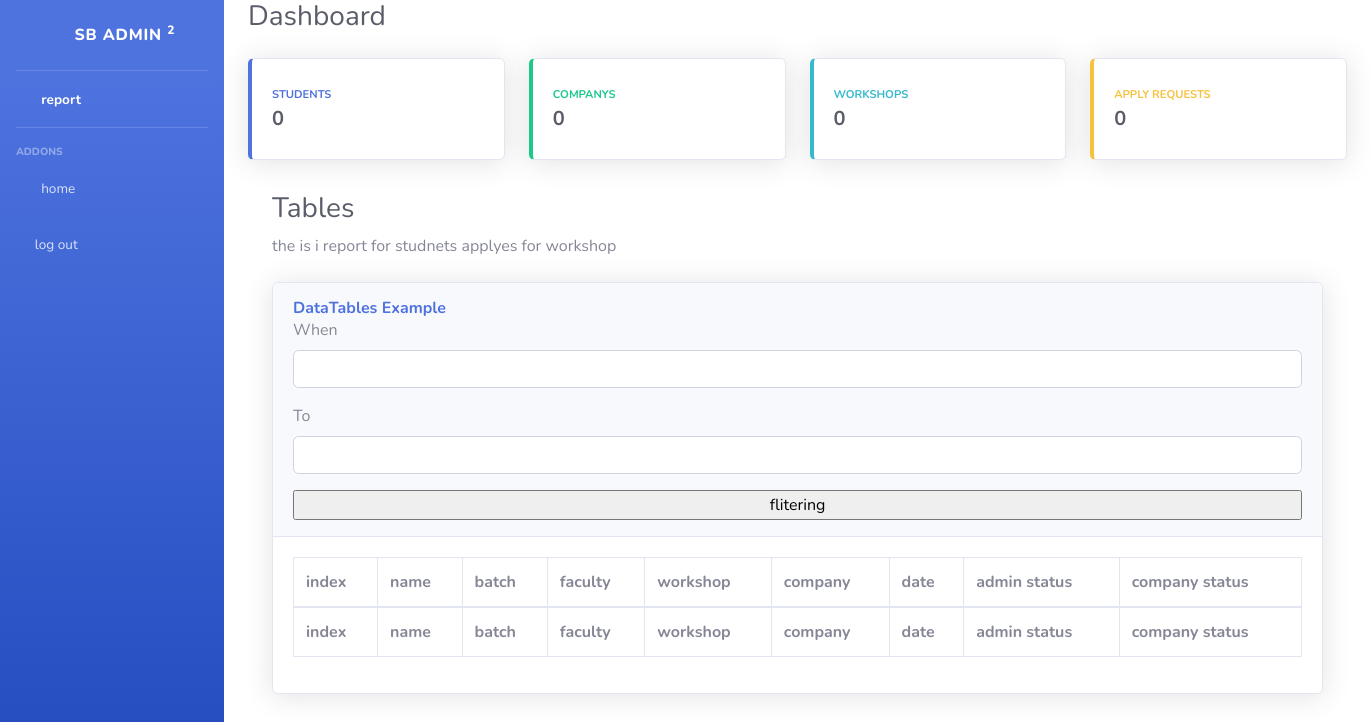
The page /reports/ on the database as committed earlier.
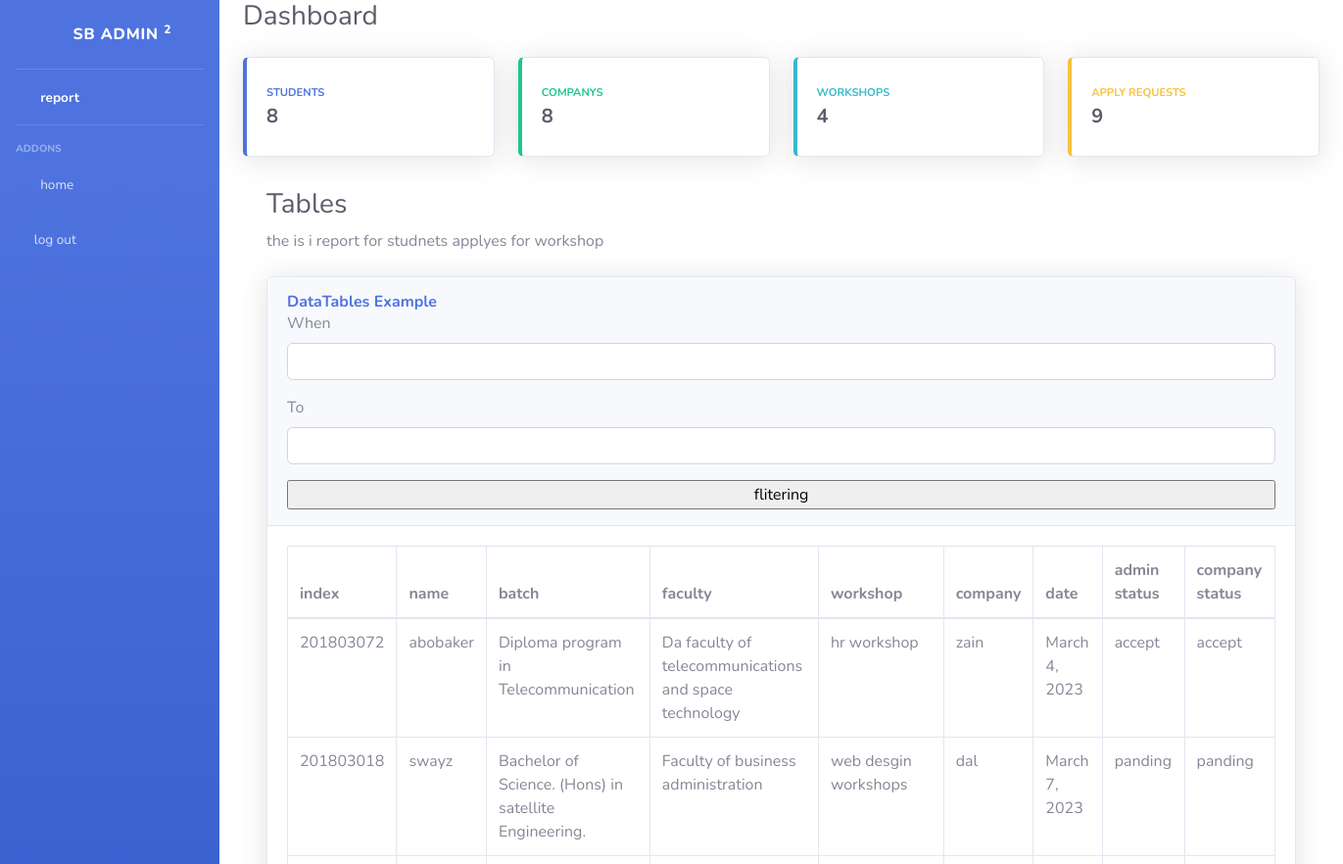
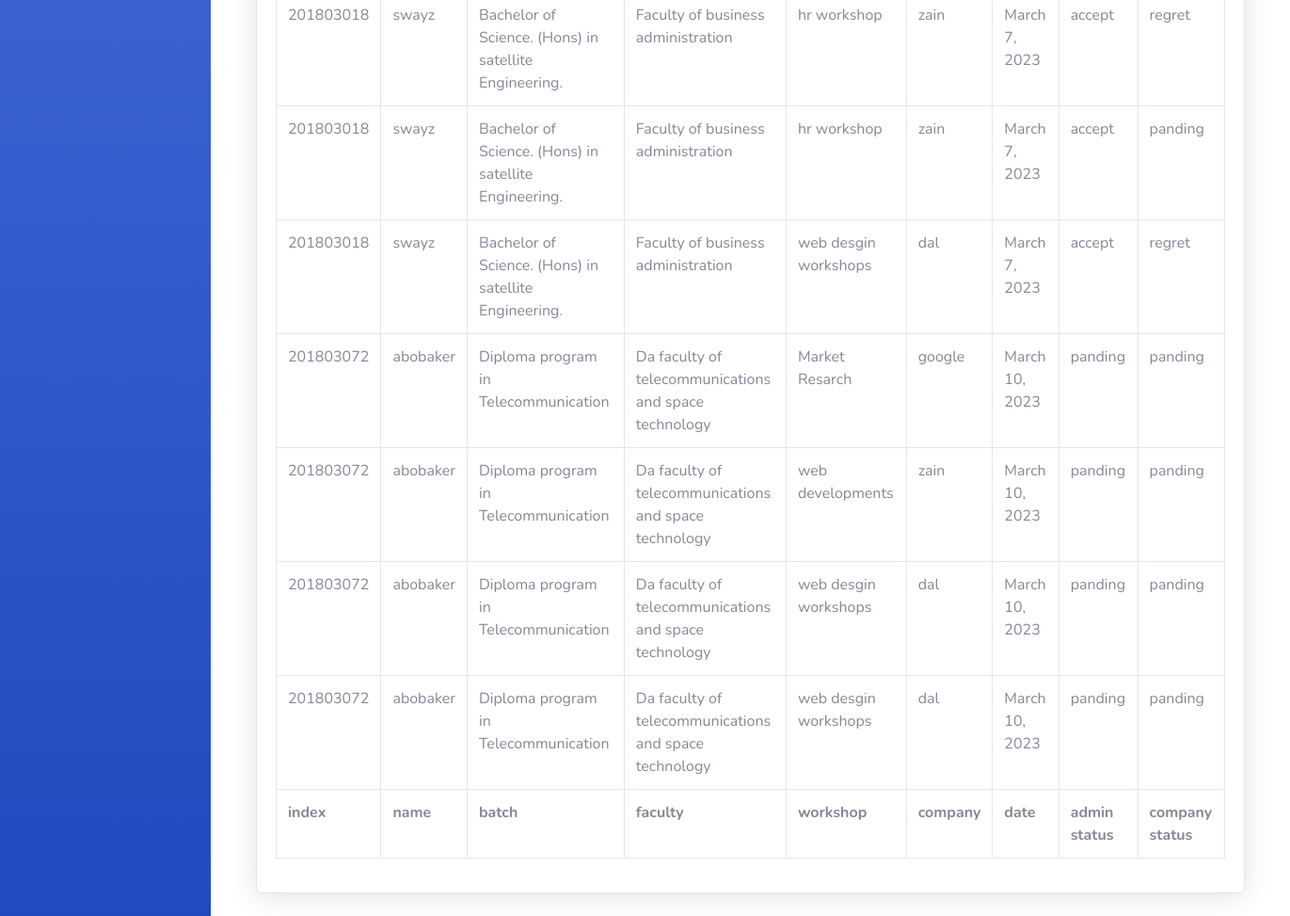
The same page on the database as committed later (2 pictures, top to bottom).
### job/models.py (models this page shows, shortened)
class Apply(models.Model):
    student = models.ForeignKey(Student, related_name = 'student_apply',on_delete= models.SET_NULL, null = True , blank = True)
    job = models.ForeignKey(Job, related_name='job_apply',on_delete= models.SET_NULL , null = True , blank = True)
    status = models.CharField(max_length=25,choices=status,null=True,blank=True)
    cover_letter = models.TextField(max_length=50)
    date = models.DateField(default=timezone.now)
    status_company = models.CharField(max_length=10, choices=COMPANY, null=True, blank=True)

class Job(models.Model):  # table
    owner = models.ForeignKey(Company, related_name="job_owner", on_delete=models.CASCADE)
    description = models.TextField(max_length=250)
    title = models.CharField(max_length=100)  #
    published_at = models.DateTimeField(auto_now=True)
    Vacancy = models.IntegerField(default=1)
    category = models.ForeignKey("Category", on_delete=models.CASCADE)
    Responsibility = models.TextField(max_length=250)
    Benefits = models.TextField(max_length=250)
    slug = models.SlugField(blank=True, null=True)
    location = models.CharField(max_length=20)
    def __str__(self):
        return self.title

### accounts/models.py (models this page shows, shortened)
class User(AbstractUser):
    class Role(models.TextChoices):
        ADMIN = "ADMIN", "Admin"
        STUDENT = "STUDENT", "Student"
        COMPANY = "COMPANY", "Company"
    base_role = Role.ADMIN
    role = models.CharField(max_length=50, choices=Role.choices)

class StudentProfile(models.Model):
    user = models.OneToOneField(Student, on_delete=models.CASCADE, related_name='studnet_proflie')
    name = models.CharField(max_length=45)
    faculty = models.ForeignKey('Faculty',on_delete=models.SET_NULL,null=True,blank=True,related_name='students_faculty')
    batches = models.ForeignKey('Batches',on_delete=models.SET_NULL,null=True,blank=True,related_name='students_batches')
    phone_number = models.CharField(max_length=14,null=True,blank=True,default='')
    cgpa = models.FloatField(null=True,blank=True, default=0)
    email = models.EmailField(max_length=20)

class Batches(models.Model):
    name = models.CharField(max_length=200)
    def __str__(self) -> str:
        return self.name

class Faculty(models.Model):
    name = models.CharField(max_length=800)
    def __str__(self) -> str:
        return self.name

### dashborad/views.py (the view)
# urls.py: path('' ,home, name = 'report'),
def home(request):
    workshops = Job.objects.all().count()
    applyes = Apply.objects.all().count()
    stundets = Student.objects.all().count()
    companys = Company.objects.all().count()
    form = DateRangeForm(request.POST or None)
    if form.is_valid():
        when = form.cleaned_data['when']
        to = form.cleaned_data['to']
        my_objects = Apply.objects.filter(date__range=[when, to])
    else:
        my_objects = Apply.objects.all()
    context = {'workshops':workshops,'applyes':applyes,'stundets':stundets,'companys':companys,'form': form, 'info': my_objects}
    return render(request , 'dashborad/home.html',context)

### dashborad/form.py (shortened to what this page needs)
class DateRangeForm(forms.Form):
    when = forms.DateField(input_formats=['%m/%d/%Y'])
    to = forms.DateField(input_formats=['%m/%d/%Y'])

### dashborad/templates/dashborad/home.html (shortened to what this page needs)
{% extends "dashborad_base.html" %}
{% block  admin %}
{% load bootstrap4 %}
                <div class="container-fluid">
                    <div class="d-sm-flex align-items-center justify-content-between mb-4">
                        <h1 class="h3 mb-0 text-gray-800">Dashboard</h1>
                    </div>
                    <div class="row">
                        <div class="col-xl-3 col-md-6 mb-4">
                            <div class="card border-left-primary shadow h-100 py-2">
                                <div class="card-body">
                                    <div class="row no-gutters align-items-center">
                                        <div class="col mr-2">
                                            <div class="text-xs font-weight-bold text-primary text-uppercase mb-1">
                                                Students</div>
                                            <div class="h5 mb-0 font-weight-bold text-gray-800">{{stundets}}</div>
                                        </div>
                                        <div class="col-auto">
                                            <i class="fas fa-users fa-2x text-gray-300"></i>
                                        </div>
                                    </div>
                                </div>
                            </div>
                        </div>
                        <div class="col-xl-3 col-md-6 mb-4">
                            <div class="card border-left-success shadow h-100 py-2">
                                <div class="card-body">
                                    <div class="row no-gutters align-items-center">
                                        <div class="col mr-2">
                                            <div class="text-xs font-weight-bold text-success text-uppercase mb-1">
                                                companys</div>
                                            <div class="h5 mb-0 font-weight-bold text-gray-800">{{companys}}</div>
                                        </div>
                                        <div class="col-auto">
                                            <i class="fas fa-user fa-2x text-gray-300"></i>
                                        </div>
                                    </div>
                                </div>
                            </div>
                        </div>
                        <div class="col-xl-3 col-md-6 mb-4">
                            <div class="card border-left-info shadow h-100 py-2">
                                <div class="card-body">
                                    <div class="row no-gutters align-items-center">
                                        <div class="col mr-2">
                                            <div class="text-xs font-weight-bold text-info text-uppercase mb-1">workshops
                                            </div>
                                            <div class="row no-gutters align-items-center">
                                                <div class="col-auto">
                                                    <div class="h5 mb-0 mr-3 font-weight-bold text-gray-800">{{workshops}}</div>
                                                </div>
                                            </div>
                                        </div>
                                        <div class="col-auto">
                                            <i class="fas fa-clipboard-list fa-2x text-gray-300"></i>
                                        </div>
                                    </div>
                                </div>
                            </div>
                        </div>
                        <div class="col-xl-3 col-md-6 mb-4">
                            <div class="card border-left-warning shadow h-100 py-2">
                                <div class="card-body">
                                    <div class="row no-gutters align-items-center">
                                        <div class="col mr-2">
                                            <div class="text-xs font-weight-bold text-warning text-uppercase mb-1">
                                                Apply Requests</div>
                                            <div class="h5 mb-0 font-weight-bold text-gray-800">{{applyes}}</div>
                                        </div>
                                        <div class="col-auto">
                                            <i class="fas fa-comments fa-2x text-gray-300"></i>
                                        </div>
                                    </div>
                                </div>
                            </div>
                        </div>
                    </div>
                <div class="container-fluid">
                    <h1 class="h3 mb-2 mt-2 text-gray-800">Tables</h1>
                    <p class="mb-4">the is i report for studnets applyes for workshop</a></p>
                    <div class="card shadow mb-4">
                        <div class="card-header py-3">
                            <h6 class="m-0 font-weight-bold text-primary">DataTables Example</h6>
                            <form method="post">
                                {% bootstrap_form form %}
                                <input type="submit" value="flitering" class="boxed-btn3 w-100"/>
                              </form>
                        </div>
                        <div class="card-body">
                            <div class="table-responsive">
                                <table class="table table-bordered" id="dataTable" width="100%" cellspacing="0">
                                    <thead>
                                        <tr>
                                            <th>index</th>
                                            <th>name</th>
                                            <th>batch</th>
                                            <th>faculty</th>
                                            <th>workshop</th>
                                            <th>company</th>
                                            <th>date</th>
                                            <th>admin status</th>
                                            <th>company status</th>
                                        </tr>
                                    </thead>
                                    <tfoot>
                                        <tr>
                                            <th>index</th>
                                            <th>name</th>
                                            <th>batch</th>
                                            <th>faculty</th>
                                            <th>workshop</th>
                                            <th>company</th>
                                            <th>date</th>
                                            <th>admin status</th>
                                            <th>company status</th>
                                        </tr>
                                    </tfoot>
                                    <tbody>
                                        {% for obj in info %}
                                        <tr>
                                            <td>{{obj.student}}</td>
                                            <td>{{obj.student.studnet_proflie.name}}</td>
                                            <td>{{obj.student.studnet_proflie.batches}}</td>
                                            <td>{{obj.student.studnet_proflie.faculty}}</td>
                                            <td>{{obj.job}}</td>
                                            <td>{{obj.job.owner}}</td>
                                            <td>{{obj.date}}</td>
                                            {% if obj.status != 'accept' and obj.status != 'regret' %}
                                            <td>panding</td>
                                            {% else %}
                                            <td>{{obj.status}}</td>
                                            {% endif %}
                                            {% if obj.status_company != 'accept' and obj.status_company != 'regret' %}
                                            <td>panding</td>
                                            {% else %}
                                            <td>{{obj.status_company}}</td>
                                            {% endif %}
                                        </tr>
                                        {% endfor %}
                                    </tbody>
                                </table>
                            </div>
                        </div>
                    </div>
                </div>
                </div>
{% endblock admin %}

### templates/dashborad_base.html (shortened to what this page needs)
{% load static %}
<!DOCTYPE html>
<html lang="en">
<head>
    <link href="{% static 'dashborad/vendor/fontawesome-free/css/all.min.css' %}" rel="stylesheet" type="text/css">
    <link href="{% static 'dashborad/css/sb-admin-2.min.css' %}" rel="stylesheet">
</head>
<body id="page-top">
    <div id="wrapper">
        <ul class="navbar-nav bg-gradient-primary sidebar sidebar-dark accordion" id="accordionSidebar">
            <a class="sidebar-brand d-flex align-items-center justify-content-center" href="index.html">
                <div class="sidebar-brand-icon rotate-n-15">
                    <i class="fas fa-laugh-wink"></i>
                </div>
                <div class="sidebar-brand-text mx-3">SB Admin <sup>2</sup></div>
            </a>
            <hr class="sidebar-divider my-0">
            <li class="nav-item active">
                <a class="nav-link" href="index.html">
                    <i class="fas fa-fw fa-tachometer-alt"></i>
                    <span>report</span></a>
            </li>
            <hr class="sidebar-divider">
            <div class="sidebar-heading">
                Addons
            </div>
            <li class="nav-item">
                <a class="nav-link" href="/">
                    <i class="fas fa-fw fa-home"></i>
                    <span>home</span></a>
            </li>
            <li class="nav-item">
                <a class="nav-link" href="{% url 'logout' %}">
                    <i class="fas fa-sign-out-alt"></i>
                    <span>log out</span></a>
            </li>
        </ul>
        {% block admin %}
        {% endblock admin %}
    </div>
</body>
</html>

Rows that differ between the two databases and show on the page:
added Apply: student "201803072", student.studnet_proflie.name "abobaker", student.studnet_proflie.batches "Diploma program in Telecommunication", student.studnet_proflie.faculty "Da faculty of telecommunications and space technology", job "hr workshop", job.owner "zain", date "March 4, 2023", status "accept", status_company "accept"
added Apply: student "201803018", student.studnet_proflie.name "swayz", student.studnet_proflie.batches "Bachelor of Science. (Hons) in satellite Engineering.", student.studnet_proflie.faculty "Faculty of business administration", job "web desgin workshops", job.owner "dal", date "March 7, 2023", status "panding"
added Apply: student "201803018", student.studnet_proflie.name "swayz", student.studnet_proflie.batches "Bachelor of Science. (Hons) in satellite Engineering.", student.studnet_proflie.faculty "Faculty of business administration", job "hr workshop", job.owner "zain", date "March 7, 2023", status "accept", status_company "regret"
added Apply: student "201803018", student.studnet_proflie.name "swayz", student.studnet_proflie.batches "Bachelor of Science. (Hons) in satellite Engineering.", student.studnet_proflie.faculty "Faculty of business administration", job "hr workshop", job.owner "zain", date "March 7, 2023", status "accept", shows "panding"
added Apply: student "201803018", student.studnet_proflie.name "swayz", student.studnet_proflie.batches "Bachelor of Science. (Hons) in satellite Engineering.", student.studnet_proflie.faculty "Faculty of business administration", job "web desgin workshops", job.owner "dal", date "March 7, 2023", status "accept", status_company "regret"
added Apply: student "201803072", student.studnet_proflie.name "abobaker", student.studnet_proflie.batches "Diploma program in Telecommunication", student.studnet_proflie.faculty "Da faculty of telecommunications and space technology", job "Market Resarch", job.owner "google", date "March 10, 2023", shows "panding"
added Apply: student "201803072", student.studnet_proflie.name "abobaker", student.studnet_proflie.batches "Diploma program in Telecommunication", student.studnet_proflie.faculty "Da faculty of telecommunications and space technology", job "web developments", job.owner "zain", date "March 10, 2023", shows "panding"
added Apply: student "201803072", student.studnet_proflie.name "abobaker", student.studnet_proflie.batches "Diploma program in Telecommunication", student.studnet_proflie.faculty "Da faculty of telecommunications and space technology", job "web desgin workshops", job.owner "dal", date "March 10, 2023", shows "panding"
added Apply: student "201803072", student.studnet_proflie.name "abobaker", student.studnet_proflie.batches "Diploma program in Telecommunication", student.studnet_proflie.faculty "Da faculty of telecommunications and space technology", job "web desgin workshops", job.owner "dal", date "March 10, 2023", shows "panding"
Other text that changed with them:
{{ stundets }}: "0" → "8"
{{ companys }}: "0" → "8"
{{ workshops }}: "0" → "4"
{{ applyes }}: "0" → "9"
